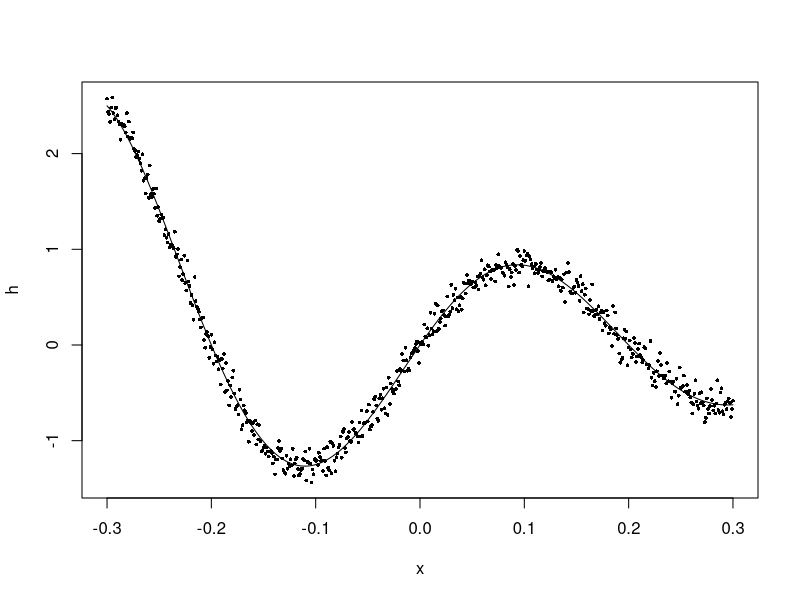
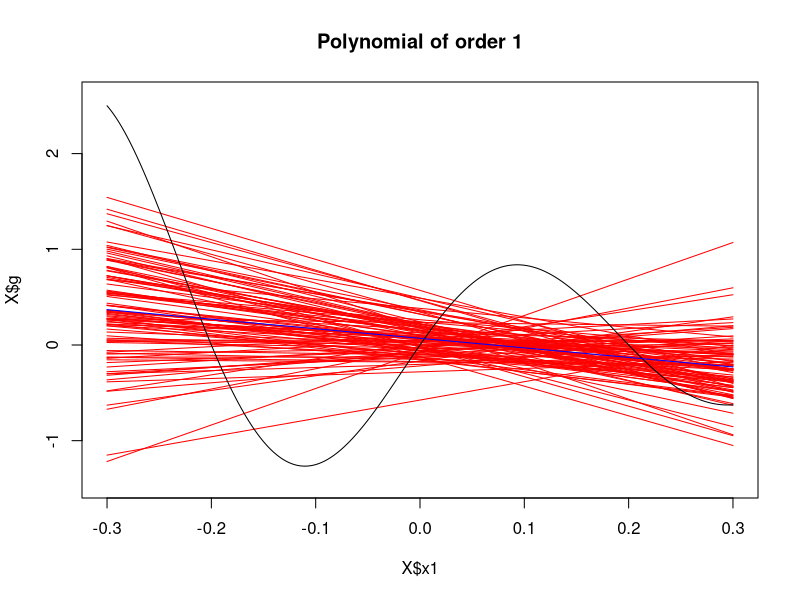
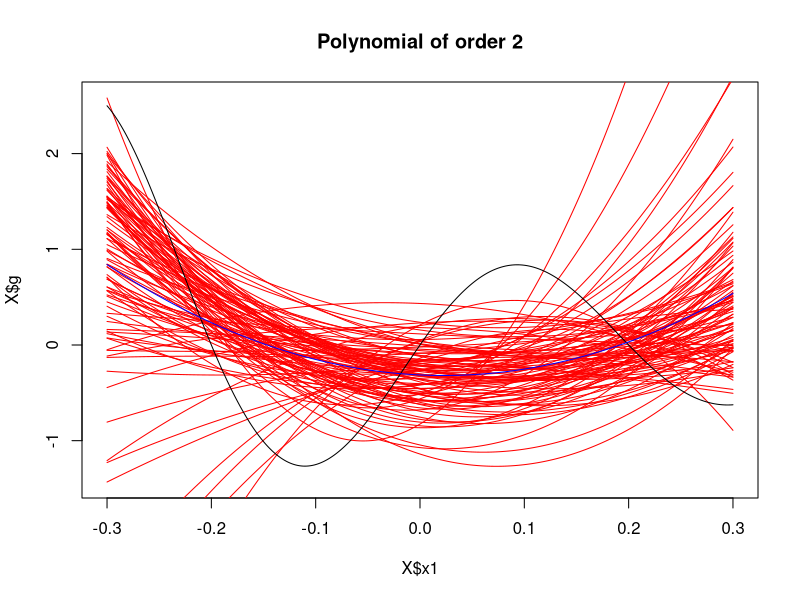
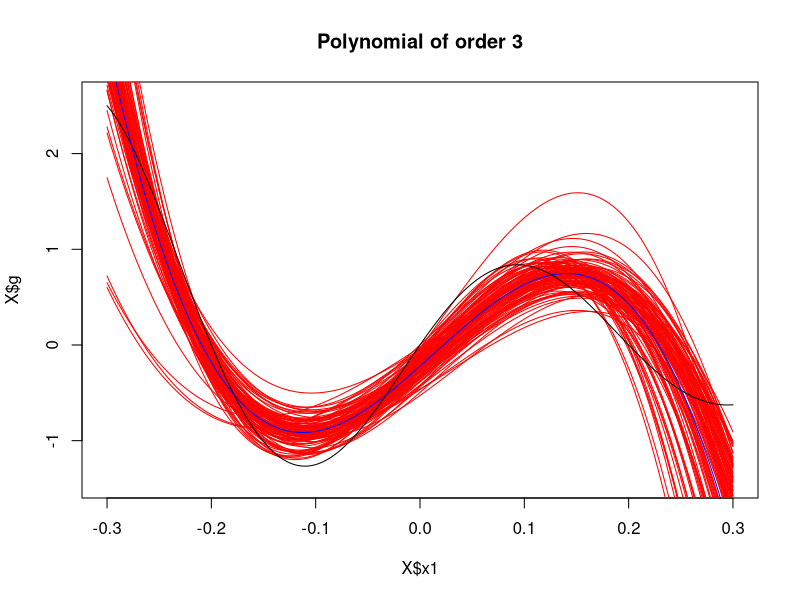
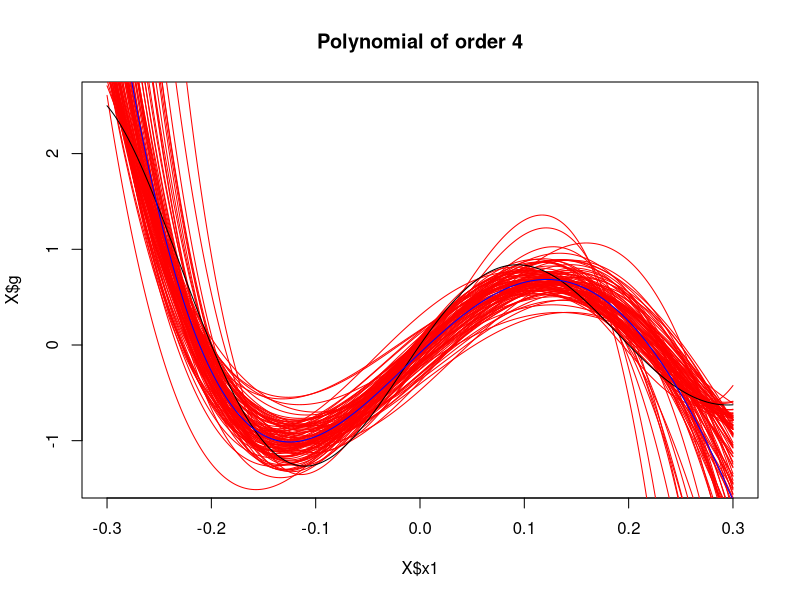
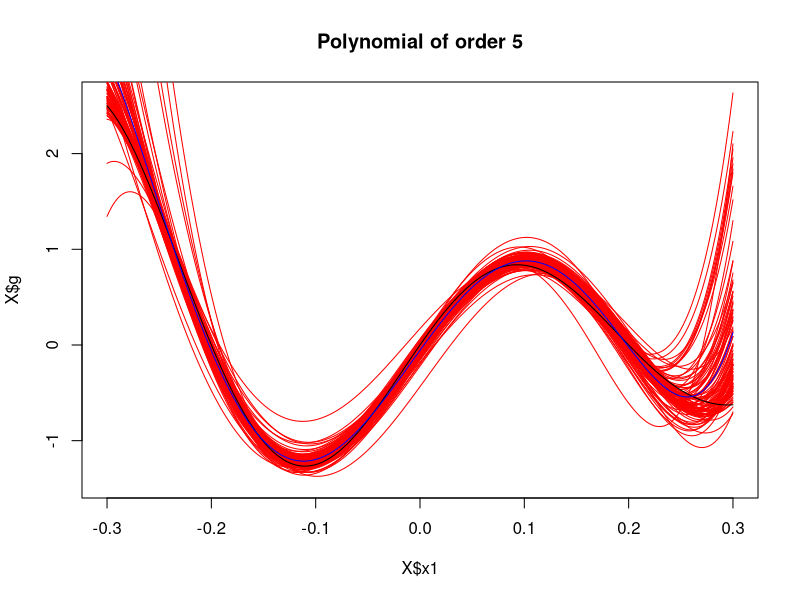
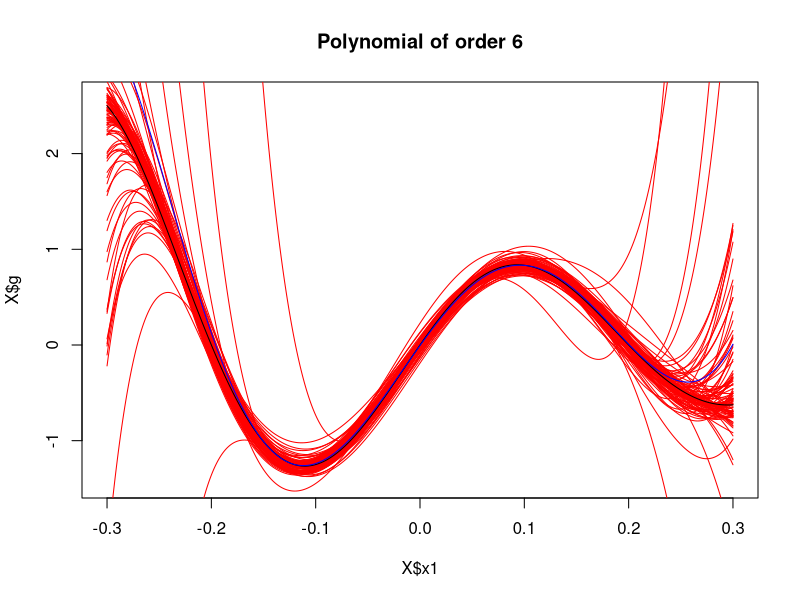
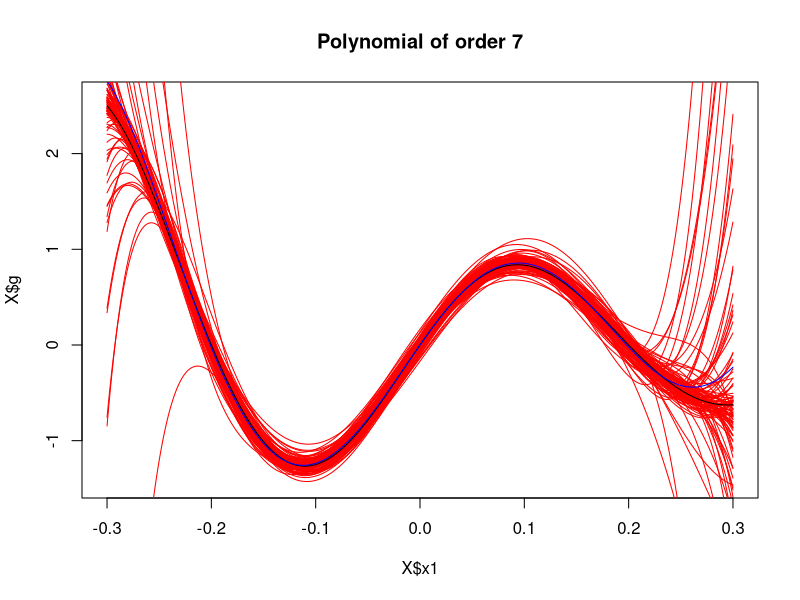

The R source for these figures, in order:
## ---- chunk 1
x = (-300:300)/1000 # 1-dimensional points
N = length(x)      # number of points
## ---- chunk 2
f <- function(x) sin(5*pi*x)/(1+2*x)   
g <- function(x, sd=0.01) f(x) + rnorm(length(x),sd=sd)
h = g(x, sd=0.1)
plot(x, h, pch = 16, col='black', cex=.5); lines(x,f(x))
## ---- chunk 3
poly <- function(x, m=1){
    X = as.data.frame(matrix(1, nrow=N, ncol=1))
    names(X) <- 'x0'
    if (m<2) return (X)
    for (i in 1:m){
        x.i <- as.data.frame(x^i)
        names(x.i) <- paste('x',i, sep='')
        X = cbind(X, x.i)
    }
    return (X)
}
X <- cbind(f=f(x), g=h, poly(x, 20))
head(X)
## ---- chunk 4
# trun warnings off! (warnings are produced when the sampled training data does not cover the space well...
#(known as Rank Deficiency))
options(warn=-1)

# set sample size to 50 and repeat the number of bootsrapping to 20
subset.size = 20
subset.num = 100

# for each degree of polynomial (model complexity):
for (m in c(1:10)){
    y<- 0
    ## plot the observations
    plot(X$x1, X$g, pch = 16, col='white', cex=.5, main=paste('Polynomial of order', m))
    ## build subset.num modles while the complexity is fixed but the selected samples for training may vary:
    for (i in 1:subset.num){
        ### select s samles from the training set:
        indx <- sort(sample(1:N, subset.size, replace = TRUE))
        ### fit a linear model
        lm.fit <- lm(paste('g ~', paste('x',0:m, sep='', collapse = '+')), data=X[indx,])
        ### add the fitted model to the plot
        y <- y + predict(lm.fit, newdata=X)
        lines(X$x1, predict(lm.fit, newdata=X), col='red')
    }
    ## add the true model to the plot
    lines(X$x1, X$f, type='l', col='black')
    lines(X$x1, y/subset.num, type='l', col='blue')
    
    
} # Done!
## ---- chunk 5
# set sample size to 50 and repeat the number of bootsrapping to 20
D = 30  # the number of samples in each selected dataset
L = 100 # number of datasets 
M <- 7  # maximum degree of polynomials 

# create training and testing sets
train.set <- seq(1,N,10) # training set (we choose every tenth point as training data)
train.N <- length(train.set) # number of samples in the trainin set
test.N <- N - train.N        # number of testing samples

# create empty matrix to record result in each sampling iteration
y <- data.frame(matrix(0,nrow=L*M, ncol=test.N+2))
names(y) <- c('m', 'l',  paste('y',1:(test.N), sep=''))
y$m <- rep(1:M, 1, each = L)
y$l <- rep(1:L, M, each = 1)
## ---- chunk 6
for (l in 1:L){ # for each dataset..
    indx <- sample(train.set, D, replace = TRUE) # select D samples from the training set
    for (m in c(1:M)){ # for each degree of polynomial (model complexity)...
        lm.fit <- lm(paste('g ~', paste('x',1:m, sep='', collapse = '+')), data=X[indx,]) # fit a linear model
        y[y$m == m & y$l == l, -c(1,2)] <- predict(lm.fit, newdata=X[-train.set,]) # save the predictions
    }   
}
## ---- chunk 7
y.bar <- aggregate(y, list(y$m),mean)
y.bar <- as.matrix(y.bar[,-c(1:3)])

error <- matrix(0,nrow=M)
bias2 <- matrix(0,nrow=M)
variance <- matrix(0,nrow=M)

for (m in c(1:M)){
    bias2[m] <- mean((y.bar[m,] - X[-train.set, 'f'])^2)
    variance[m] <- mean(unlist((y[y$m == m,-c(1,2)]-y.bar[m,])^2))
    error[m] <- mean(unlist((y[y$m == m,-c(1,2)]-X[-train.set, 'f'])^2))
} 
## ---- chunk 8
library(ggplot2)
library(reshape2)
dat <- as.data.frame(cbind(1:M, bias2=bias2, variance, error, bias2+variance))
names(dat) <- c('m', 'bias2', 'variance', 'error', 'bias2variance')
dat.m <- melt(dat, id='m')
ggplot(data=dat.m, aes(x=m, y=value, color=variable)) + geom_line() + 
        labs(title='Bias-Variance Decomposition') +  theme_minimal()
